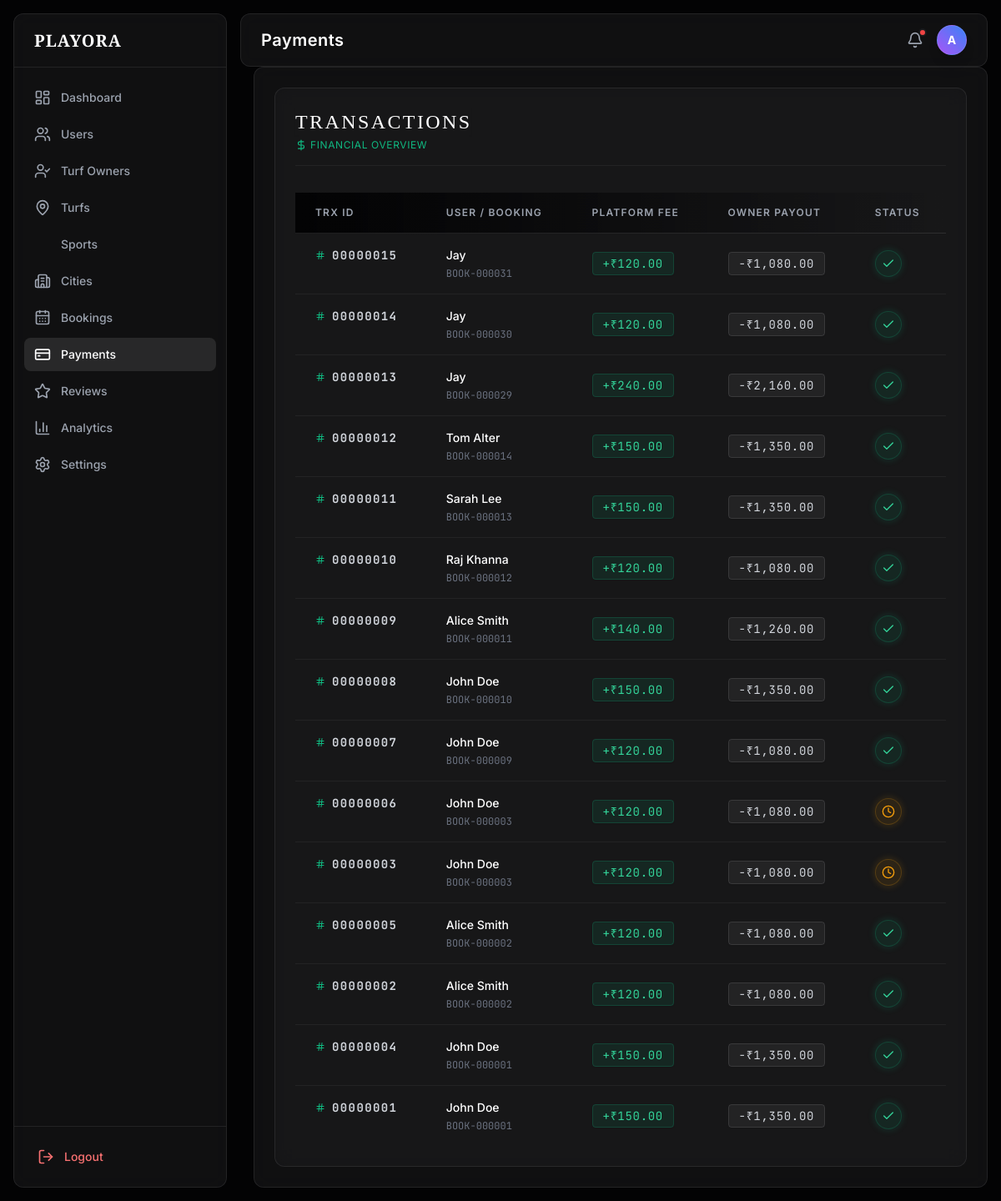
/admin/index.php?page=payments (signed in), run on the app's committed database.
### tables this page shows
CREATE TABLE `payments` (
  `id` int(11) NOT NULL,
  `booking_id` int(11) DEFAULT NULL,
  `amount` decimal(10,2) DEFAULT NULL,
  `commission` decimal(10,2) DEFAULT NULL,
  `owner_amount` decimal(10,2) DEFAULT NULL,
  `payment_status` enum('success','failed','pending') DEFAULT NULL,
  `created_at` timestamp NOT NULL DEFAULT current_timestamp()
);

CREATE TABLE `users` (
  `id` int(11) NOT NULL,
  `name` varchar(100) DEFAULT NULL,
  `email` varchar(150) DEFAULT NULL,
  `phone` varchar(20) DEFAULT NULL,
  `city` varchar(100) DEFAULT NULL,
  `password` varchar(255) DEFAULT NULL,
  `status` enum('active','suspended') DEFAULT 'active',
  `created_at` timestamp NOT NULL DEFAULT current_timestamp(),
  `reset_token` varchar(100) DEFAULT NULL
);

### admin/includes/auth.php (called while the page is built, shortened)
<?php
function e($value) {
    return htmlspecialchars($value ?? '', ENT_QUOTES, 'UTF-8');
}
?>

### admin/pages/payments.php (the view, shortened to what this page needs)
<?php
$query = "
    SELECT p.*, b.booking_date, u.name as user_name
    FROM payments p
    LEFT JOIN bookings b ON p.booking_id = b.id
    LEFT JOIN users u ON b.user_id = u.id
    ORDER BY p.created_at DESC
";
$payments = $conn->query($query);
?>
<div class="glass-card p-6">
    <div class="flex justify-between items-center mb-8 border-b border-white/5 pb-4">
        <div>
            <h3 class="text-2xl font-serif text-white tracking-widest uppercase shadow-sm">Transactions</h3>
            <p class="text-xs text-emerald-500 mt-1 uppercase tracking-wider flex items-center"><i data-lucide="dollar-sign" class="w-3.5 h-3.5 mr-1"></i> Financial Overview</p>
        </div>
    </div>
    <div class="overflow-x-auto relative">
        <table class="w-full text-left text-sm whitespace-nowrap">
            <thead class="bg-gradient-to-r from-void to-transparent border-b border-white/10 uppercase text-xs tracking-widest text-gray-400">
                <tr>
                    <th class="px-6 py-4 font-semibold">TRX ID</th>
                    <th class="px-6 py-4 font-semibold">User / Booking</th>
                    <th class="px-6 py-4 font-semibold">Platform Fee</th>
                    <th class="px-6 py-4 font-semibold">Owner Payout</th>
                    <th class="px-6 py-4 font-semibold">Status</th>
                </tr>
            </thead>
            <tbody class="divide-y divide-white/5">
                <?php if ($payments && $payments->num_rows > 0): ?>
                    <?php while($p = $payments->fetch_assoc()): ?>
                        <tr class="hover:bg-white/[0.03] transition-colors">
                            <td class="px-6 py-4 font-mono font-bold tracking-widest text-gray-300 flex items-center gap-2">
                                <i data-lucide="hash" class="w-3 h-3 text-emerald-500"></i>
                                <?php echo str_pad($p['id'], 8, '0', STR_PAD_LEFT); ?>
                            </td>
                            <td class="px-6 py-4">
                                <p class="text-white font-medium"><?php echo e($p['user_name'] ?: 'Unknown User'); ?></p>
                                <p class="text-xs text-gray-500 mt-1 font-mono hover:text-white transition-colors cursor-pointer" title="View Booking">BOOK-<?php echo str_pad($p['booking_id'], 6, '0', STR_PAD_LEFT); ?></p>
                            </td>
                            <td class="px-6 py-4">
                                <span class="bg-emerald-500/10 text-emerald-400 border border-emerald-500/20 px-3 py-1 rounded font-mono shadow-sm tracking-wider">
                                    +₹<?php echo number_format($p['commission'], 2); ?>
                                </span>
                            </td>
                            <td class="px-6 py-4">
                                <span class="bg-white/5 text-gray-300 border border-white/10 px-3 py-1 rounded font-mono shadow-sm tracking-wider">
                                    -₹<?php echo number_format($p['owner_amount'], 2); ?>
                                </span>
                            </td>
                            <td class="px-6 py-4">
                                <?php if($p['payment_status'] === 'success'): ?>
                                    <span class="inline-flex items-center justify-center w-8 h-8 rounded-full bg-emerald-500/10 text-emerald-400 border border-emerald-500/20 shadow-[0_0_10px_rgba(16,185,129,0.2)] tooltip" title="Success">
                                        <i data-lucide="check" class="w-4 h-4"></i>
                                    </span>
                                <?php elseif($p['payment_status'] === 'failed'): ?>
                                    <span class="inline-flex items-center justify-center w-8 h-8 rounded-full bg-red-500/10 text-red-500 border border-red-500/20 shadow-[0_0_10px_rgba(239,68,68,0.2)] tooltip" title="Failed">
                                        <i data-lucide="x" class="w-4 h-4"></i>
                                    </span>
                                <?php else: ?>
                                    <span class="inline-flex items-center justify-center w-8 h-8 rounded-full bg-amber-500/10 text-amber-500 border border-amber-500/20 shadow-[0_0_10px_rgba(245,158,11,0.2)] tooltip" title="Pending">
                                        <i data-lucide="clock" class="w-4 h-4"></i>
                                    </span>
                                <?php endif; ?>
                            </td>
                        </tr>
                    <?php endwhile; ?>
                <?php endif; ?>
            </tbody>
        </table>
    </div>
</div>

### admin/includes/head.php (style rules this page uses)
body { background-color: #030304; color: #f9f9fa; }
.glass-card { background: rgba(26, 26, 28, 0.6); backdrop-filter: blur(12px); border: 1px solid rgba(255, 255, 255, 0.08); border-radius: 0.75rem; }

### data on the page
payments: id "00000015", users.name "Jay", booking "000031", commission "120.00", owner_amount "1,080.00", payment_status "success" (drawn)
payments: id "00000014", users.name "Jay", booking "000030", commission "120.00", owner_amount "1,080.00", payment_status "success" (drawn)
payments: id "00000013", users.name "Jay", booking "000029", commission "240.00", owner_amount "2,160.00", payment_status "success" (drawn)
payments: id "00000012", users.name "Tom Alter", booking "000014", commission "150.00", owner_amount "1,350.00", payment_status "success" (drawn)
payments: id "00000011", users.name "Sarah Lee", booking "000013", commission "150.00", owner_amount "1,350.00", payment_status "success" (drawn)
payments: id "00000010", users.name "Raj Khanna", booking "000012", commission "120.00", owner_amount "1,080.00", payment_status "success" (drawn)
payments: id "00000009", users.name "Alice Smith", booking "000011", commission "140.00", owner_amount "1,260.00", payment_status "success" (drawn)
payments: id "00000008", users.name "John Doe", booking "000010", commission "150.00", owner_amount "1,350.00", payment_status "success" (drawn)
payments: id "00000007", users.name "John Doe", booking "000009", commission "120.00", owner_amount "1,080.00", payment_status "success" (drawn)
payments: id "00000006", users.name "John Doe", booking "000003", commission "120.00", owner_amount "1,080.00", payment_status "pending" (drawn)
payments: id "00000003", users.name "John Doe", booking "000003", commission "120.00", owner_amount "1,080.00", payment_status "pending" (drawn)
payments: id "00000005", users.name "Alice Smith", booking "000002", commission "120.00", owner_amount "1,080.00", payment_status "success" (drawn)
payments: id "00000002", users.name "Alice Smith", booking "000002", commission "120.00", owner_amount "1,080.00", payment_status "success" (drawn)
payments: id "00000004", users.name "John Doe", booking "000001", commission "150.00", owner_amount "1,350.00", payment_status "success" (drawn)
payments: id "00000001", users.name "John Doe", booking "000001", commission "150.00", owner_amount "1,350.00", payment_status "success" (drawn)

### other printed values
$item['label'] "Dashboard"
$item['label'] "Users"
$item['label'] "Turf Owners"
$item['label'] "Turfs"
$item['label'] "Sports"
$item['label'] "Cities"
$item['label'] "Bookings"
$item['label'] "Payments"
$item['label'] "Reviews"
$item['label'] "Analytics"
$item['label'] "Settings"
str_replace('-', ' ', $_GET['page']) "Payments"
